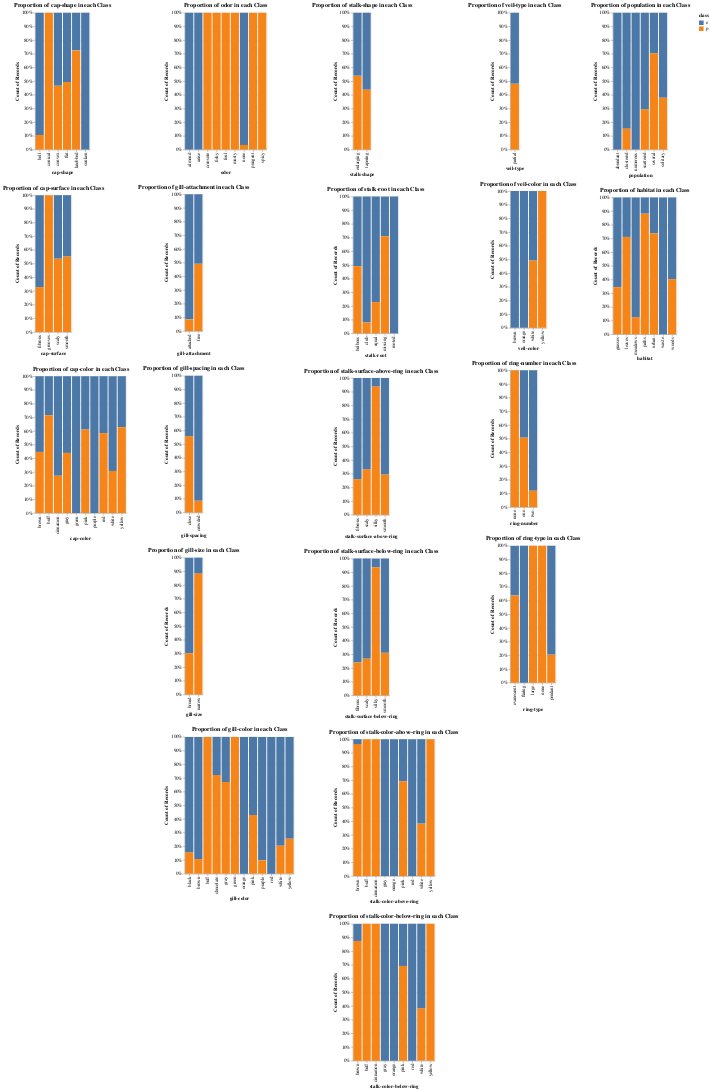

Notebook source saved alongside this figure:
### Markdown cell above
#### Explore Proportions and Ratios

### Code cell
all_charts = []

for k in feature_groups:    
    feature_group = k
    features = feature_groups[feature_group]
    charts = []
    for feature in features:
        # Create proportional chart for each feature
        proportional_chart = alt.Chart(df).mark_bar().encode(
            x=alt.X(f'{feature}:N', title=feature),
            y=alt.Y('count()', stack="normalize"),  # Stack normalize will show proportions
            color='class:N'
        ).properties(
            title=f'Proportion of {feature} in each Class'
        )
        charts.append(proportional_chart)
    # Vertical concatenation of proportional charts within the same feature group.
    all_charts.append(alt.vconcat(*charts))

# Horizontal concatenation of all feature group proportional charts
final_chart = alt.hconcat(*all_charts)
final_chart
